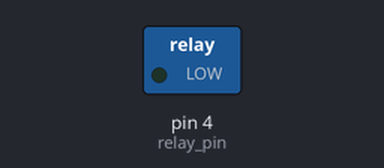
The sketch below on a simulated Arduino Uno, built with avr-gcc and run on an emulated ATmega328P. Shown: switched loads named in the sketch (green lamp = pin HIGH). Dashed ring = blinking.

Above: at 0.5 s.
Timing chart, 0 to 4.6 s (numbered marks = the images above):
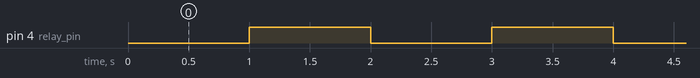

Measured:
- by itself, pin 4 (relay_pin): alternates HIGH for 1.0 s and LOW for 1.0 s

The sketch:

ESP8266_RELAY.ino
```cpp
#define relay_pin 4

void setup() {
  pinMode(relay_pin , OUTPUT);
}

void loop() {
  digitalWrite(relay_pin, LOW);
  delay(1000);
  digitalWrite(relay_pin, HIGH);
  delay(1000);
}
```
